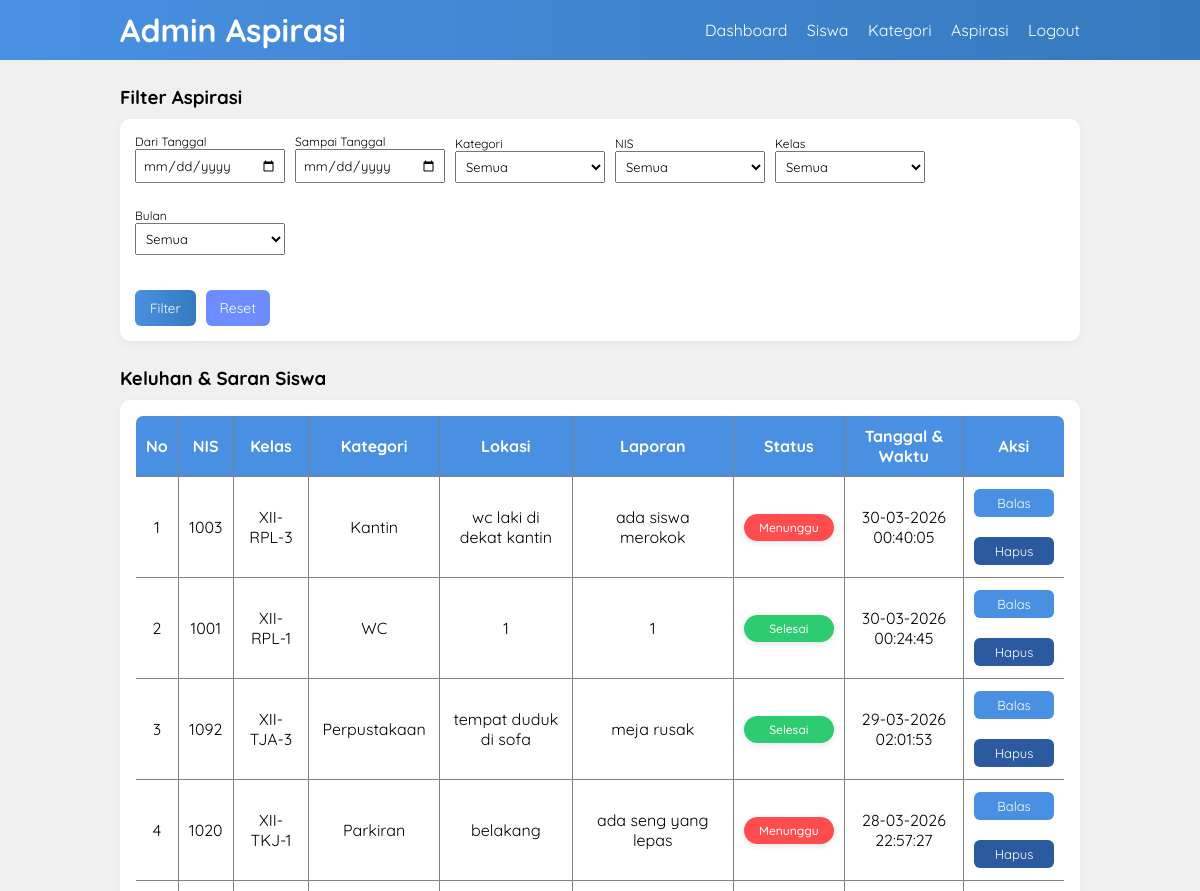
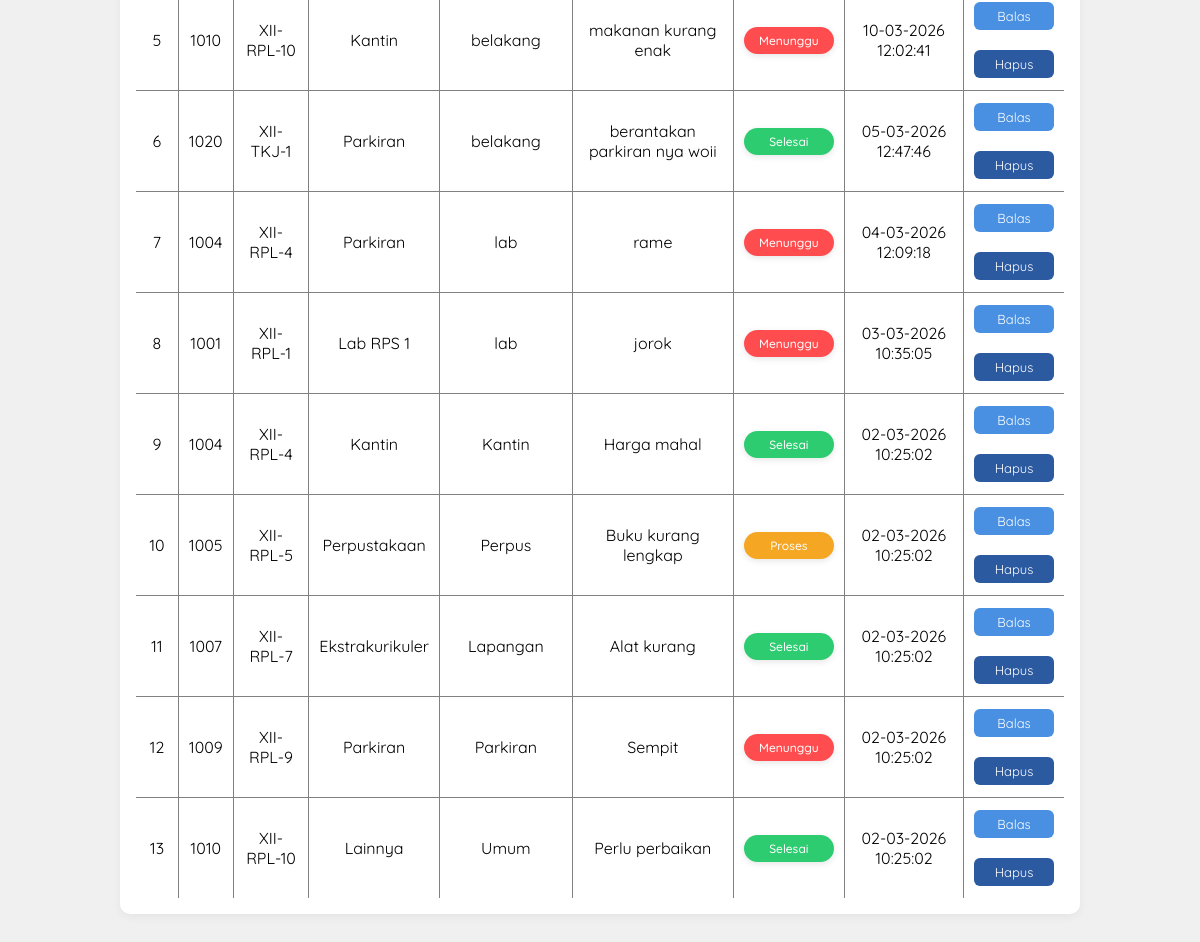
Page /Aspirasi-Siswa/aspirasi-admin.php (signed in) on the committed database (2 pictures, top to bottom).
### tables this page shows
CREATE TABLE `tb_input_aspirasi` (
  `id_pelaporan` int(11) NOT NULL,
  `nis` int(11) DEFAULT NULL,
  `id_kategori` int(11) DEFAULT NULL,
  `lokasi` varchar(50) DEFAULT NULL,
  `ket` varchar(100) DEFAULT NULL,
  `created_at` datetime DEFAULT current_timestamp()
);

CREATE TABLE `tb_siswa` (
  `nis` int(11) NOT NULL,
  `kelas` varchar(30) DEFAULT NULL
);

CREATE TABLE `tb_kategori` (
  `id_kategori` int(11) NOT NULL,
  `ket_kategori` varchar(50) DEFAULT NULL
);

CREATE TABLE `tb_aspirasi` (
  `id_aspirasi` int(11) NOT NULL,
  `status` enum('Menunggu','Proses','Selesai') DEFAULT 'Menunggu',
  `id_pelaporan` int(11) DEFAULT NULL,
  `feedback` text DEFAULT NULL
);

### Aspirasi-Siswa/aspirasi-admin.php (the view, shortened to what this page needs)
<?php
include 'db.php';
$tgl1 = isset($_GET['tgl1']) ? $_GET['tgl1'] : '';
$tgl2 = isset($_GET['tgl2']) ? $_GET['tgl2'] : '';
$where = "";
$query = mysqli_query($conn, "
SELECT i.*, a.status, a.feedback, k.ket_kategori, s.kelas
FROM tb_input_aspirasi i
JOIN tb_aspirasi a ON i.id_pelaporan = a.id_pelaporan
JOIN tb_kategori k ON i.id_kategori = k.id_kategori
JOIN tb_siswa s ON i.nis = s.nis
WHERE 1=1 $where
ORDER BY i.created_at DESC
");
?>
<!DOCTYPE html>
<html>
<head>
    <link rel="stylesheet" href="css/style.css">
</head>
<body>
    <header>
        <div class="container">
            <h1>Admin Aspirasi</h1>
            <ul>
                <li><a href="dashboard-admin.php">Dashboard</a></li>
                <li><a href="siswa-admin.php">Siswa</a></li>
                <li><a href="kategori-admin.php">Kategori</a></li>
                <li><a href="aspirasi-admin.php">Aspirasi</a></li>
                <li><a href="logout.php">Logout</a></li>
            </ul>
        </div>
    </header>
    <div class="section">
        <div class="container">
            <h3>Filter Aspirasi</h3>
            <div class="box">
                <form method="GET" class="filter-box">
                    <div class="filter-group">
                        <label>Dari Tanggal</label>
                        <input type="date" name="tgl1" value="<?= $tgl1 ?>" class="input-control kecil">
                    </div>
                    <div class="filter-group">
                        <label>Sampai Tanggal</label>
                        <input type="date" name="tgl2" value="<?= $tgl2 ?>" class="input-control kecil">
                    </div>
                    <div class="filter-group">
                        <label>Kategori</label>
                        <select name="kategori" class="input-control kecil">
                            <option value="">Semua</option>
                        </select>
                    </div>
                    <div class="filter-group">
                        <label>NIS</label>
                        <select name="nis" class="input-control kecil">
                            <option value="">Semua</option>
                        </select>
                    </div>
                    <div class="filter-group">
                        <label>Kelas</label>
                        <select name="kelas" class="input-control kecil">
                            <option value="">Semua</option>
                        </select>
                    </div>
                    <div class="filter-group">
                        <label>Bulan</label>
                        <select name="bulan" class="input-control kecil">
                            <option value="">Semua</option>
                        </select>
                    </div>
                    <div class="filter-full">
                        <button type="submit" class="btn">Filter</button>
                        <a href="aspirasi-admin.php" class="btn-reset">Reset</a>
                    </div>
                </form>
            </div>
            <h3>Keluhan & Saran Siswa</h3>
            <div class="box">
                <table border="1" class="table-center">
                    <tr>
                        <th>No</th>
                        <th>NIS</th>
                        <th>Kelas</th>
                        <th>Kategori</th>
                        <th>Lokasi</th>
                        <th>Laporan</th>
                        <th>Status</th>
                        <th>Tanggal & Waktu</th>
                        <th>Aksi</th>
                    </tr>
                    <?php $no = 1; ?>
                    <?php while ($row = mysqli_fetch_array($query)) { ?>
                        <tr>
                            <td><?= $no++ ?></td>
                            <td><?= $row['nis'] ?></td>
                            <td><?= $row['kelas'] ?></td>
                            <td><?= $row['ket_kategori'] ?></td>
                            <td><?= $row['lokasi'] ?></td>
                            <td><?= $row['ket'] ?></td>
                            <form method="POST">
                                <td>
                                    <span class="badge
                                        <?= $row['status'] == 'Menunggu' ? 'badge-merah' : '' ?>
                                        <?= $row['status'] == 'Proses' ? 'badge-kuning' : '' ?>
                                        <?= $row['status'] == 'Selesai' ? 'badge-hijau' : '' ?>
                                    ">
                                        <?= $row['status'] ?>
                                    </span>
                                </td>
                                <td>
                                    <?= date("d-m-Y H:i:s", strtotime($row['created_at'])) ?>
                                </td>
                                <td>
                                    <a href="balas-aspirasi.php?id=<?= $row['id_pelaporan'] ?>"
                                        class="btn-aksi btn-view">Balas</a>
                                    <br><br>
                                    <a href="?hapus=<?= $row['id_pelaporan'] ?>"
                                        onclick="return confirm('Yakin hapus?')"
                                        class="btn-aksi btn-hapus">Hapus</a>
                                </td>
                            </form>
                        </tr>
                    <?php } ?>
                </table>
            </div>
        </div>
    </div>
</body>
</html>

### Aspirasi-Siswa/css/style.css (style rules this page uses)
* { padding: 0; margin: 0; font-family: 'Quicksand', sans-serif; }
body { background-color: #f0f0f0; }
a { color: inherit; text-decoration: none; }
.input-control { width: 100%; padding: 10px; margin-bottom: 15px; box-sizing: border-box; }
.btn { padding: 8px 15px; background: linear-gradient(90deg, #4A90E2, #357ABD); color: #fff; border: none; cursor: pointer; border-radius: 6px; transition: 0.3s; }
.btn-reset { padding: 9px 14px; background-color: #6c8cff; color: #fff; font-size: 14px; border-radius: 6px; transition: 0.3s; }
.btn-view { background-color: #4A90E2; }
.btn-hapus { background-color: #2C5AA0; }
.btn-aksi { display: inline-block; color: #fff; width: 80px; text-align: center; padding: 6px 0; font-size: 13px; border-radius: 6px; transition: 0.3s; }
header { background: linear-gradient(90deg, #4A90E2, #357ABD); color: #fff; }
header h1 { float: left; padding: 10px 0; }
header ul { float: right; }
header ul li { display: inline-block; }
header ul li a { padding: 20px 0 20px 15px; display: inline-block; color: #fff; }
.container { width: 80%; margin: 0 auto; }
.container::after { content: ''; display: block; clear: both; }
.section { padding: 25px 0; }
.box { background-color: #fff; padding: 15px; margin: 10px 0 25px 0; border-radius: 10px; box-shadow: 0 3px 10px rgba(0,0,0,0.05); }
table { width: 100%; border-collapse: collapse; border-radius: 8px; overflow: hidden; }
table th { background-color: #4A90E2; color: #fff; padding: 10px; }
table td { padding: 12px 10px; }
.table-center th, .table-center td { text-align: center; }
.filter-box { display: flex; flex-wrap: wrap; gap: 10px; align-items: end; }
.filter-group { display: flex; flex-direction: column; font-size: 12px; }
.input-control.kecil { padding: 6px; font-size: 13px; min-width: 150px; }
.filter-full { width: 100%; margin-top: 10px; display: flex; gap: 10px; }
.badge { display: inline-block; width: 90px; text-align: center; padding: 6px 0; border-radius: 20px; color: #fff; font-size: 12px; font-weight: 500; box-shadow: 0 2px 6px rgba(0,0,0,0.1); }
.badge-merah { background-color: #ff4d4f; }
.badge-kuning { background-color: #f5a623; }
.badge-hijau { background-color: #2ecc71; }

### rows in the picture
tb_input_aspirasi: nis "1003", nis.kelas "XII-RPL-3", id_kategori.ket_kategori "Kantin", lokasi "wc laki di dekat kantin", ket "ada siswa merokok", tb_aspirasi.status "Menunggu", created_at "30-03-2026 00:40:05"
tb_input_aspirasi: nis "1001", nis.kelas "XII-RPL-1", id_kategori.ket_kategori "WC", lokasi "1", ket "1", tb_aspirasi.status "Selesai", created_at "30-03-2026 00:24:45"
tb_input_aspirasi: nis "1092", nis.kelas "XII-TJA-3", id_kategori.ket_kategori "Perpustakaan", lokasi "tempat duduk di sofa", ket "meja rusak", tb_aspirasi.status "Selesai", created_at "29-03-2026 02:01:53"
tb_input_aspirasi: nis "1020", nis.kelas "XII-TKJ-1", id_kategori.ket_kategori "Parkiran", lokasi "belakang", ket "ada seng yang lepas", tb_aspirasi.status "Menunggu", created_at "28-03-2026 22:57:27"
tb_input_aspirasi: nis "1010", nis.kelas "XII-RPL-10", id_kategori.ket_kategori "Kantin", lokasi "belakang", ket "makanan kurang enak", tb_aspirasi.status "Menunggu", created_at "10-03-2026 12:02:41"
tb_input_aspirasi: nis "1020", nis.kelas "XII-TKJ-1", id_kategori.ket_kategori "Parkiran", lokasi "belakang", ket "berantakan parkiran nya woii", tb_aspirasi.status "Selesai", created_at "05-03-2026 12:47:46"
tb_input_aspirasi: nis "1004", nis.kelas "XII-RPL-4", id_kategori.ket_kategori "Parkiran", lokasi "lab", ket "rame", tb_aspirasi.status "Menunggu", created_at "04-03-2026 12:09:18"
tb_input_aspirasi: nis "1001", nis.kelas "XII-RPL-1", id_kategori.ket_kategori "Lab RPS 1", lokasi "lab", ket "jorok", tb_aspirasi.status "Menunggu", created_at "03-03-2026 10:35:05"
tb_input_aspirasi: nis "1004", nis.kelas "XII-RPL-4", id_kategori.ket_kategori "Kantin", lokasi "Kantin", ket "Harga mahal", tb_aspirasi.status "Selesai", created_at "02-03-2026 10:25:02"
tb_input_aspirasi: nis "1005", nis.kelas "XII-RPL-5", id_kategori.ket_kategori "Perpustakaan", lokasi "Perpus", ket "Buku kurang lengkap", tb_aspirasi.status "Proses", created_at "02-03-2026 10:25:02"
tb_input_aspirasi: nis "1007", nis.kelas "XII-RPL-7", id_kategori.ket_kategori "Ekstrakurikuler", lokasi "Lapangan", ket "Alat kurang", tb_aspirasi.status "Selesai", created_at "02-03-2026 10:25:02"
tb_input_aspirasi: nis "1009", nis.kelas "XII-RPL-9", id_kategori.ket_kategori "Parkiran", lokasi "Parkiran", ket "Sempit", tb_aspirasi.status "Menunggu", created_at "02-03-2026 10:25:02"
tb_input_aspirasi: nis "1010", nis.kelas "XII-RPL-10", id_kategori.ket_kategori "Lainnya", lokasi "Umum", ket "Perlu perbaikan", tb_aspirasi.status "Selesai", created_at "02-03-2026 10:25:02"
